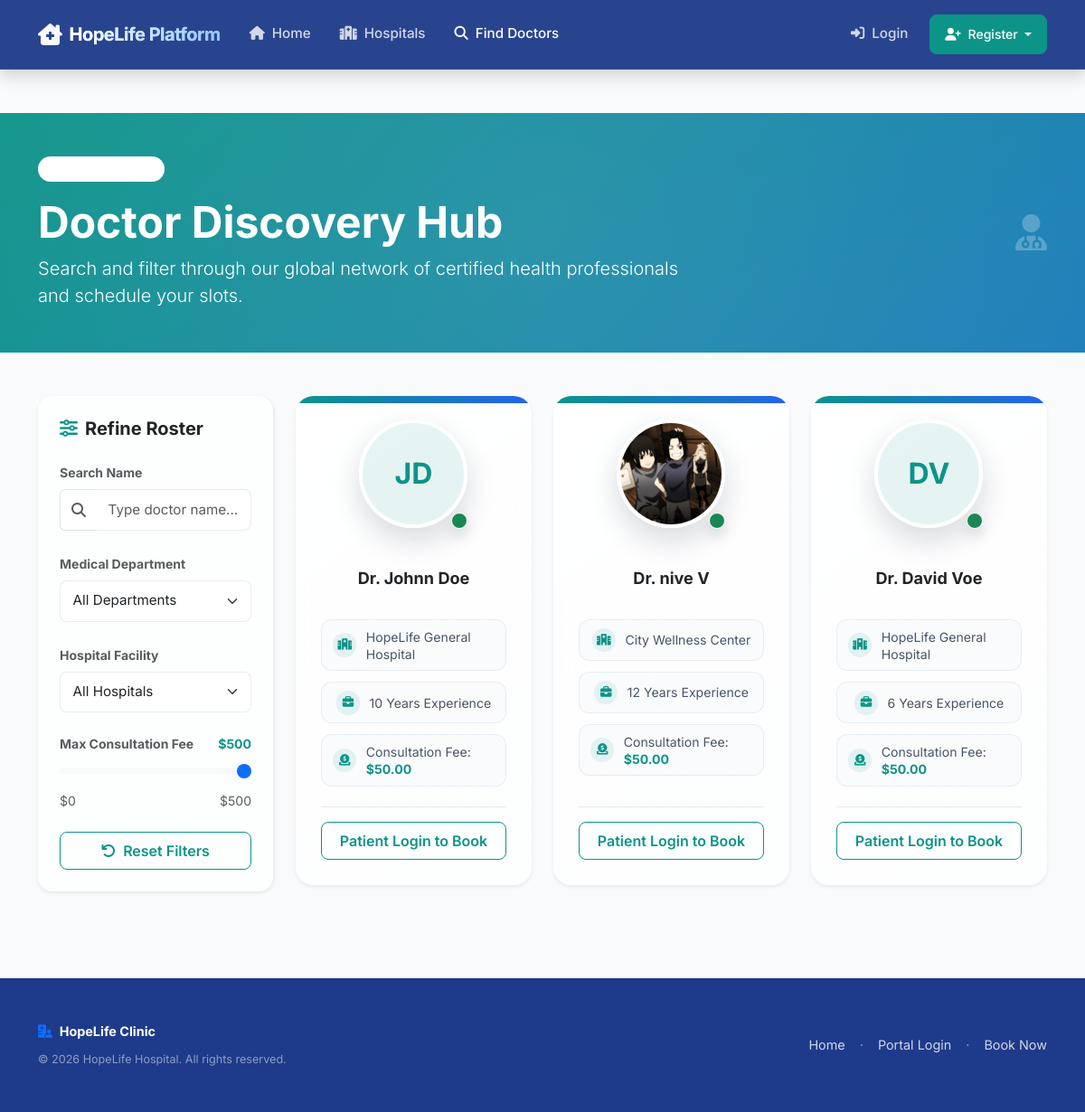
Before: /doctor-discovery/ with the older database file.
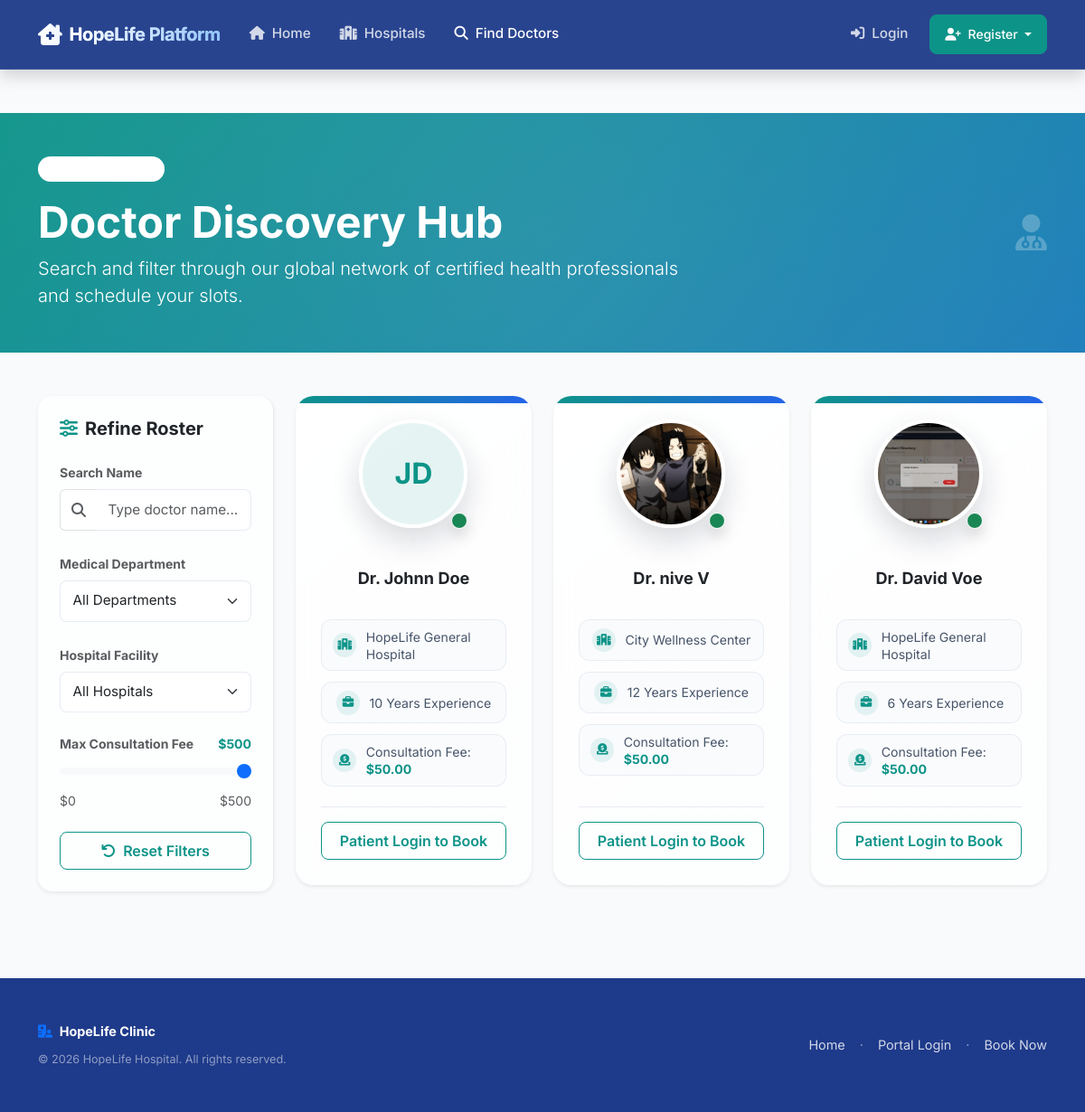
After: the same page with the newer database file.
### appointments/models.py (models this page shows, shortened)
class DoctorProfile(models.Model):
    user = models.OneToOneField(User, on_delete=models.CASCADE, limit_choices_to={'role': 'doctor'}, related_name='doctor_profile')
    hospital = models.ForeignKey(Hospital, on_delete=models.CASCADE, related_name='doctors', null=True, blank=True)
    department = models.ForeignKey(Department, on_delete=models.SET_NULL, null=True, related_name='doctors')
    specialization = models.CharField(max_length=100)
    experience = models.PositiveIntegerField(help_text="Years of experience")
    phone = models.CharField(max_length=15)
    consultation_fees = models.DecimalField(max_digits=8, decimal_places=2, default=50.00)
    profile_image = models.ImageField(upload_to='doctor_profiles/', blank=True, null=True)
    rating = models.DecimalField(max_digits=3, decimal_places=2, default=0.0)

class User(AbstractUser):
    ROLE_CHOICES = (
        ('admin', 'Admin'),
        ('doctor', 'Doctor'),
        ('patient', 'Patient'),
    )
    role = models.CharField(max_length=10, choices=ROLE_CHOICES, default='patient')

class Hospital(models.Model):
    hospital_name = models.CharField(max_length=255, unique=True)
    hospital_image = models.ImageField(upload_to='hospital_images/', blank=True, null=True)
    location = models.CharField(max_length=255)
    city = models.CharField(max_length=100)
    state = models.CharField(max_length=100)
    pincode = models.CharField(max_length=20)
    contact_number = models.CharField(max_length=20)
    emergency_available = models.BooleanField(default=False)
    hospital_description = models.TextField(blank=True)
    latitude = models.DecimalField(max_digits=9, decimal_places=6, null=True, blank=True)
    longitude = models.DecimalField(max_digits=9, decimal_places=6, null=True, blank=True)

### appointments/views.py (the view)
# urls.py: path('doctor-discovery/', views.doctor_discovery, name='doctor_discovery'),
def doctor_discovery(request):
    if request.user.is_authenticated and getattr(request.user, 'role', None) == 'doctor':
        return redirect('doctor_dashboard')
    department_id = request.GET.get('department')
    hospitals = Hospital.objects.filter(doctors__isnull=False).distinct()
    departments = Department.objects.all()
    doctors = DoctorProfile.objects.select_related('user', 'hospital', 'department')
    if department_id:
        doctors = doctors.filter(department_id=department_id)
    return render(request, 'appointments/doctor_discovery.html', {
        'doctors': doctors,
        'departments': departments,
        'selected_department': int(department_id) if department_id else None,
        'hospitals': hospitals,
    })

### appointments/templates/appointments/doctor_discovery.html (shortened to what the changed rows need)
{% extends 'appointments/base.html' %}
{% load static %}
{% block content %}
<div class="hero-gradient doctor-discovery-hero mb-5">
    <div class="container text-center text-md-start">
        <div class="row align-items-center">
            <div class="col-md-8">
                <h1 class="display-5 fw-bold text-white mb-2">Doctor Discovery Hub</h1>
            </div>
        </div>
    </div>
</div>
<div class="container my-5 doctor-discovery-page">
    <div class="row g-4">
        <div class="col-lg-9 col-md-8">
            <div class="row g-4" id="doctors-container">
                {% if doctors %}
                    {% for doc in doctors %}
                        <div class="col-xl-4 col-lg-6 col-sm-12 doctor-card-item"
                             data-name="{{ doc.user.first_name|lower }} {{ doc.user.last_name|lower }}"
                             data-dept-id="{{ doc.department.id }}"
                             data-hosp-id="{{ doc.hospital.id }}"
                             data-fees="{{ doc.consultation_fees }}">
                            <div class="card glass-card doctor-card h-100 border-0 shadow-sm overflow-hidden">
                                <div class="w-100" style="height: 8px; background: var(--teal-blue-gradient);"></div>
                                <div class="card-body d-flex flex-column text-center">
                                    <div class="doctor-avatar-wrap">
                                        <div class="doctor-avatar-frame position-relative">
                                            {% if doc.profile_image %}
                                                <img src="{{ doc.profile_image.url }}" alt="Dr. {{ doc.user.first_name }}" class="doctor-avatar-large">
                                            {% else %}
                                                <div class="doctor-avatar-large bg-teal bg-opacity-10 text-teal d-flex align-items-center justify-content-center fs-2 fw-bold">
                                                    {{ doc.user.first_name|slice:":1" }}{{ doc.user.last_name|slice:":1" }}
                                                </div>
                                            {% endif %}
                                            <span class="position-absolute bottom-0 end-0 translate-middle-y badge rounded-circle p-2 bg-success border border-white shadow" title="Available">
                                            </span>
                                        </div>
                                    </div>
                                    <div class="doctor-name">
                                        <h5 class="mb-0 text-dark">Dr. {{ doc.user.first_name }} {{ doc.user.last_name }}</h5>
                                    </div>
                                    <div class="doctor-meta flex-grow-1">
                                        <div class="meta-item">
                                            <span class="meta-icon"><i class="fa-solid fa-hospital"></i></span>
                                            <span class="meta-text">{{ doc.hospital.hospital_name }}</span>
                                        </div>
                                        <div class="meta-item">
                                            <span class="meta-icon"><i class="fa-solid fa-briefcase"></i></span>
                                            <span class="meta-text">{{ doc.experience }} Years Experience</span>
                                        </div>
                                        <div class="meta-item">
                                            <span class="meta-icon"><i class="fa-solid fa-circle-dollar-to-slot"></i></span>
                                            <span class="meta-text">Consultation Fee: <strong class="text-teal">${{ doc.consultation_fees }}</strong></span>
                                        </div>
                                    </div>
                                    <div class="doctor-card-action mt-auto pt-3 border-top">
                                        {% if request.user.role == 'patient' %}
                                            <a href="{% url 'book_appointment_with_doctor' doc.id %}" class="btn btn-primary-custom w-100 py-2 d-flex align-items-center justify-content-center gap-2">
                                                <i class="fa-regular fa-calendar-check"></i>
                                                <span>Book Appointment</span>
                                            </a>
                                        {% else %}
                                            <a href="{% url 'login' %}?next={% url 'book_appointment_with_doctor' doc.id %}" class="btn btn-outline-teal w-100 py-2">
                                                Patient Login to Book
                                            </a>
                                        {% endif %}
                                    </div>
                                </div>
                            </div>
                        </div>
                    {% endfor %}
                {% else %}
                    <div class="col-12 text-center py-5">
                        <i class="fa-solid fa-user-slash fs-1 text-muted opacity-25 mb-3"></i>
                        <h4 class="fw-bold">No Doctors Registered</h4>
                        <p class="text-muted">We don't have any physicians registered in the discovery network yet.</p>
                    </div>
                {% endif %}
            </div>
        </div>
    </div>
</div>
{% endblock %}

Changed rows visible on the page:
changed DoctorProfile "David": profile_image: picture added; user.first_name "D" → (not shown); user.last_name "V" → (not shown)
